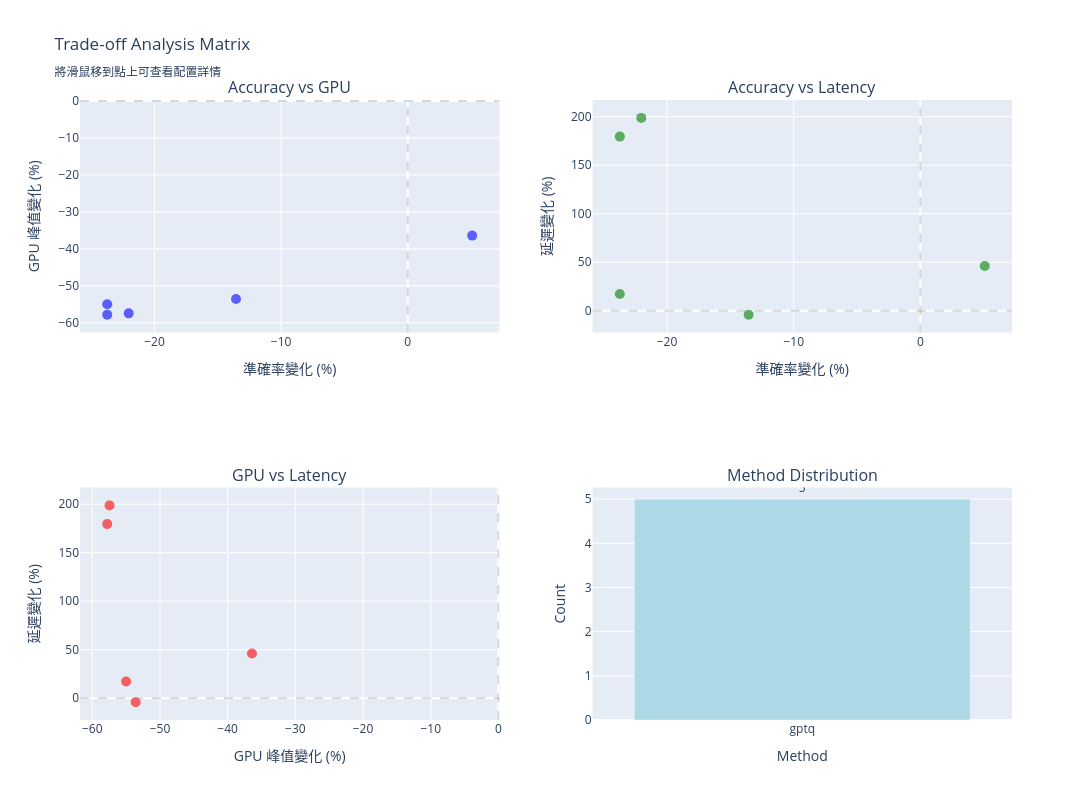

Write notebook code for a chart like this one.
### Markdown cell above
## 9. 視覺化 5：權衡散點圖矩陣 (Trade-off Matrix)

2x2 矩陣顯示三個目標之間的兩兩權衡關係

### Code cell
# 使用 'solutions' 而非 'pareto_solutions'
if 'solutions' in pareto and pareto['solutions']:
    pareto_trials = pareto['solutions']
    
    # 提取資料
    acc_changes = [t['objectives']['accuracy_change'] * 100 for t in pareto_trials]
    gpu_changes = [t['objectives']['gpu_peak_change'] * 100 for t in pareto_trials]
    latency_changes = [t['objectives']['latency_change'] * 100 for t in pareto_trials]
    methods = [t['config']['method'] for t in pareto_trials]
    
    # 格式化配置信息
    config_short = [format_config_short(t['config']) for t in pareto_trials]
    config_text = [format_config(t['config']) for t in pareto_trials]
    
    # 建立子圖（2x2 矩陣）
    fig = make_subplots(
        rows=2, cols=2,
        subplot_titles=('Accuracy vs GPU', 'Accuracy vs Latency',
                      'GPU vs Latency', 'Method Distribution')
    )
    
    # 1. Accuracy vs GPU
    fig.add_trace(
        go.Scatter(
            x=acc_changes, y=gpu_changes, mode='markers',
            marker=dict(size=10, color='blue', opacity=0.6),
            text=config_short,
            customdata=config_text,
            hovertemplate='<b>%{text}</b><br>' +
                         'Accuracy: %{x:+.2f}%<br>' +
                         'GPU: %{y:+.2f}%<br><br>' +
                         '<b>配置：</b><br>%{customdata}<extra></extra>',
            name='', showlegend=False
        ),
        row=1, col=1
    )
    fig.update_xaxes(title_text="準確率變化 (%)", row=1, col=1)
    fig.update_yaxes(title_text="GPU 峰值變化 (%)", row=1, col=1)
    fig.add_hline(y=0, line_dash="dash", line_color="gray", opacity=0.3, row=1, col=1)
    fig.add_vline(x=0, line_dash="dash", line_color="gray", opacity=0.3, row=1, col=1)
    
    # 2. Accuracy vs Latency
    fig.add_trace(
        go.Scatter(
            x=acc_changes, y=latency_changes, mode='markers',
            marker=dict(size=10, color='green', opacity=0.6),
            text=config_short,
            customdata=config_text,
            hovertemplate='<b>%{text}</b><br>' +
                         'Accuracy: %{x:+.2f}%<br>' +
                         'Latency: %{y:+.2f}%<br><br>' +
                         '<b>配置：</b><br>%{customdata}<extra></extra>',
            name='', showlegend=False
        ),
        row=1, col=2
    )
    fig.update_xaxes(title_text="準確率變化 (%)", row=1, col=2)
    fig.update_yaxes(title_text="延遲變化 (%)", row=1, col=2)
    fig.add_hline(y=0, line_dash="dash", line_color="gray", opacity=0.3, row=1, col=2)
    fig.add_vline(x=0, line_dash="dash", line_color="gray", opacity=0.3, row=1, col=2)
    
    # 3. GPU vs Latency
    fig.add_trace(
        go.Scatter(
            x=gpu_changes, y=latency_changes, mode='markers',
            marker=dict(size=10, color='red', opacity=0.6),
            text=config_short,
            customdata=config_text,
            hovertemplate='<b>%{text}</b><br>' +
                         'GPU: %{x:+.2f}%<br>' +
                         'Latency: %{y:+.2f}%<br><br>' +
                         '<b>配置：</b><br>%{customdata}<extra></extra>',
            name='', showlegend=False
        ),
        row=2, col=1
    )
    fig.update_xaxes(title_text="GPU 峰值變化 (%)", row=2, col=1)
    fig.update_yaxes(title_text="延遲變化 (%)", row=2, col=1)
    fig.add_hline(y=0, line_dash="dash", line_color="gray", opacity=0.3, row=2, col=1)
    fig.add_vline(x=0, line_dash="dash", line_color="gray", opacity=0.3, row=2, col=1)
    
    # 4. Method distribution
    from collections import Counter
    method_counts = Counter(methods)
    
    fig.add_trace(
        go.Bar(x=list(method_counts.keys()), y=list(method_counts.values()),
              marker_color='lightblue',
              text=list(method_counts.values()),
              textposition='outside',
              name='', showlegend=False),
        row=2, col=2
    )
    fig.update_xaxes(title_text="Method", row=2, col=2)
    fig.update_yaxes(title_text="Count", row=2, col=2)
    
    fig.update_layout(
        height=800, 
        width=1200, 
        title_text="Trade-off Analysis Matrix<br><sub>將滑鼠移到點上可查看配置詳情</sub>"
    )
    
    fig.show()
    
    print("\n提示：將滑鼠移到散點上可以查看詳細的量化配置參數")
else:
    print("未找到 Pareto 解資料")

### Figure 1 — Plotly figure (JSON) as saved in the notebook; plotly's stock layout.template omitted (floating-point values rounded to 4 significant figures)
{"data": [{"customdata": ["method: gptq<br>bits: 3<br>group_size: 128<br>calib_num: 256<br>desc_act: True<br>sym: True<br>damp_percent: 0.001<br>damp_auto_increment: 0.01<br>act_group_aware: False<br>static_groups: False<br>true_sequential: True<br>lm_head: False<br>mse: 0.0<br>rotation: None", "method: gptq<br>bits: 4<br>group_size: 64<br>calib_num: 256<br>desc_act: True<br>sym: True<br>damp_percent: 0.03<br>damp_auto_increment: 0.03<br>act_group_aware: False<br>static_groups: True<br>true_sequential: True<br>lm_head: False<br>mse: 0.2<br>rotation: None", "method: gptq<br>bits: 4<br>group_size: -1<br>calib_num: 256<br>desc_act: True<br>sym: True<br>damp_percent: 0.005<br>damp_auto_increment: 0.03<br>act_group_aware: False<br>static_groups: True<br>true_sequential: True<br>lm_head: False<br>mse: 0.2<br>rotation: None", "method: gptq<br>bits: 3<br>group_size: 128<br>calib_num: 256<br>desc_act: True<br>sym: True<br>damp_percent: 0.001<br>damp_auto_increment: 0.01<br>act_group_aware: False<br>static_groups: True<br>true_sequential: True<br>lm_head: False<br>mse: 0.0<br>rotation: None", "method: gptq<br>bits: 8<br>group_size: -1<br>calib_num: 256<br>desc_act: True<br>sym: True<br>damp_percent: 0.005<br>damp_auto_increment: 0.001<br>act_group_aware: False<br>static_groups: True<br>true_sequential: True<br>lm_head: False<br>mse: 0.2<br>rotation: None"], "hovertemplate": "<b>%{text}</b><br>Accuracy: %{x:+.2f}%<br>GPU: %{y:+.2f}%<br><br><b>配置：</b><br>%{customdata}<extra></extra>", "marker": {"color": "blue", "opacity": 0.6, "size": 10}, "mode": "markers", "name": "", "showlegend": false, "text": ["gptq (bits=3, gs=128)", "gptq (bits=4, gs=64)", "gptq (bits=4, gs=-1)", "gptq (bits=3, gs=128)", "gptq (bits=8, gs=-1)"], "type": "scatter", "x": [-23.73, -13.56, -23.73, -22.03, 5.085], "xaxis": "x", "y": [-57.8, -53.59, -55.01, -57.46, -36.41], "yaxis": "y"}, {"customdata": ["method: gptq<br>bits: 3<br>group_size: 128<br>calib_num: 256<br>desc_act: True<br>sym: True<br>damp_percent: 0.001<br>damp_auto_increment: 0.01<br>act_group_aware: False<br>static_groups: False<br>true_sequential: True<br>lm_head: False<br>mse: 0.0<br>rotation: None", "method: gptq<br>bits: 4<br>group_size: 64<br>calib_num: 256<br>desc_act: True<br>sym: True<br>damp_percent: 0.03<br>damp_auto_increment: 0.03<br>act_group_aware: False<br>static_groups: True<br>true_sequential: True<br>lm_head: False<br>mse: 0.2<br>rotation: None", "method: gptq<br>bits: 4<br>group_size: -1<br>calib_num: 256<br>desc_act: True<br>sym: True<br>damp_percent: 0.005<br>damp_auto_increment: 0.03<br>act_group_aware: False<br>static_groups: True<br>true_sequential: True<br>lm_head: False<br>mse: 0.2<br>rotation: None", "method: gptq<br>bits: 3<br>group_size: 128<br>calib_num: 256<br>desc_act: True<br>sym: True<br>damp_percent: 0.001<br>damp_auto_increment: 0.01<br>act_group_aware: False<br>static_groups: True<br>true_sequential: True<br>lm_head: False<br>mse: 0.0<br>rotation: None", "method: gptq<br>bits: 8<br>group_size: -1<br>calib_num: 256<br>desc_act: True<br>sym: True<br>damp_percent: 0.005<br>damp_auto_increment: 0.001<br>act_group_aware: False<br>static_groups: True<br>true_sequential: True<br>lm_head: False<br>mse: 0.2<br>rotation: None"], "hovertemplate": "<b>%{text}</b><br>Accuracy: %{x:+.2f}%<br>Latency: %{y:+.2f}%<br><br><b>配置：</b><br>%{customdata}<extra></extra>", "marker": {"color": "green", "opacity": 0.6, "size": 10}, "mode": "markers", "name": "", "showlegend": false, "text": ["gptq (bits=3, gs=128)", "gptq (bits=4, gs=64)", "gptq (bits=4, gs=-1)", "gptq (bits=3, gs=128)", "gptq (bits=8, gs=-1)"], "type": "scatter", "x": [-23.73, -13.56, -23.73, -22.03, 5.085], "xaxis": "x2", "y": [179.5, -4.049, 17.18, 198.8, 46.1], "yaxis": "y2"}, {"customdata": ["method: gptq<br>bits: 3<br>group_size: 128<br>calib_num: 256<br>desc_act: True<br>sym: True<br>damp_percent: 0.001<br>damp_auto_increment: 0.01<br>act_group_aware: False<br>static_groups: False<br>true_sequential: True<br>lm_head: False<br>mse: 0.0<br>rotation: None", "method: gptq<br>bits: 4<br>group_size: 64<br>calib_num: 256<br>desc_act: True<br>sym: True<br>damp_percent: 0.03<br>damp_auto_increment: 0.03<br>act_group_aware: False<br>static_groups: True<br>true_sequential: True<br>lm_head: False<br>mse: 0.2<br>rotation: None", "method: gptq<br>bits: 4<br>group_size: -1<br>calib_num: 256<br>desc_act: True<br>sym: True<br>damp_percent: 0.005<br>damp_auto_increment: 0.03<br>act_group_aware: False<br>static_groups: True<br>true_sequential: True<br>lm_head: False<br>mse: 0.2<br>rotation: None", "method: gptq<br>bits: 3<br>group_size: 128<br>calib_num: 256<br>desc_act: True<br>sym: True<br>damp_percent: 0.001<br>damp_auto_increment: 0.01<br>act_group_aware: False<br>static_groups: True<br>true_sequential: True<br>lm_head: False<br>mse: 0.0<br>rotation: None", "method: gptq<br>bits: 8<br>group_size: -1<br>calib_num: 256<br>desc_act: True<br>sym: True<br>damp_percent: 0.005<br>damp_auto_increment: 0.001<br>act_group_aware: False<br>static_groups: True<br>true_sequential: True<br>lm_head: False<br>mse: 0.2<br>rotation: None"], "hovertemplate": "<b>%{text}</b><br>GPU: %{x:+.2f}%<br>Latency: %{y:+.2f}%<br><br><b>配置：</b><br>%{customdata}<extra></extra>", "marker": {"color": "red", "opacity": 0.6, "size": 10}, "mode": "markers", "name": "", "showlegend": false, "text": ["gptq (bits=3, gs=128)", "gptq (bits=4, gs=64)", "gptq (bits=4, gs=-1)", "gptq (bits=3, gs=128)", "gptq (bits=8, gs=-1)"], "type": "scatter", "x": [-57.8, -53.59, -55.01, -57.46, -36.41], "xaxis": "x3", "y": [179.5, -4.049, 17.18, 198.8, 46.1], "yaxis": "y3"}, {"marker": {"color": "lightblue"}, "name": "", "showlegend": false, "text": ["5"], "textposition": "outside", "type": "bar", "x": ["gptq"], "xaxis": "x4", "y": [5], "yaxis": "y4"}], "layout": {"annotations": [{"font": {"size": 16}, "showarrow": false, "text": "Accuracy vs GPU", "x": 0.225, "xanchor": "center", "xref": "paper", "y": 1, "yanchor": "bottom", "yref": "paper"}, {"font": {"size": 16}, "showarrow": false, "text": "Accuracy vs Latency", "x": 0.775, "xanchor": "center", "xref": "paper", "y": 1, "yanchor": "bottom", "yref": "paper"}, {"font": {"size": 16}, "showarrow": false, "text": "GPU vs Latency", "x": 0.225, "xanchor": "center", "xref": "paper", "y": 0.375, "yanchor": "bottom", "yref": "paper"}, {"font": {"size": 16}, "showarrow": false, "text": "Method Distribution", "x": 0.775, "xanchor": "center", "xref": "paper", "y": 0.375, "yanchor": "bottom", "yref": "paper"}], "height": 800, "shapes": [{"line": {"color": "gray", "dash": "dash"}, "opacity": 0.3, "type": "line", "x0": 0, "x1": 1, "xref": "x domain", "y0": 0, "y1": 0, "yref": "y"}, {"line": {"color": "gray", "dash": "dash"}, "opacity": 0.3, "type": "line", "x0": 0, "x1": 0, "xref": "x", "y0": 0, "y1": 1, "yref": "y domain"}, {"line": {"color": "gray", "dash": "dash"}, "opacity": 0.3, "type": "line", "x0": 0, "x1": 1, "xref": "x2 domain", "y0": 0, "y1": 0, "yref": "y2"}, {"line": {"color": "gray", "dash": "dash"}, "opacity": 0.3, "type": "line", "x0": 0, "x1": 0, "xref": "x2", "y0": 0, "y1": 1, "yref": "y2 domain"}, {"line": {"color": "gray", "dash": "dash"}, "opacity": 0.3, "type": "line", "x0": 0, "x1": 1, "xref": "x3 domain", "y0": 0, "y1": 0, "yref": "y3"}, {"line": {"color": "gray", "dash": "dash"}, "opacity": 0.3, "type": "line", "x0": 0, "x1": 0, "xref": "x3", "y0": 0, "y1": 1, "yref": "y3 domain"}], "title": {"text": "Trade-off Analysis Matrix<br><sub>將滑鼠移到點上可查看配置詳情</sub>"}, "width": 1200, "xaxis": {"anchor": "y", "domain": [0, 0.45], "title": {"text": "準確率變化 (%)"}}, "xaxis2": {"anchor": "y2", "domain": [0.55, 1], "title": {"text": "準確率變化 (%)"}}, "xaxis3": {"anchor": "y3", "domain": [0, 0.45], "title": {"text": "GPU 峰值變化 (%)"}}, "xaxis4": {"anchor": "y4", "domain": [0.55, 1], "title": {"text": "Method"}}, "yaxis": {"anchor": "x", "domain": [0.625, 1], "title": {"text": "GPU 峰值變化 (%)"}}, "yaxis2": {"anchor": "x2", "domain": [0.625, 1], "title": {"text": "延遲變化 (%)"}}, "yaxis3": {"anchor": "x3", "domain": [0, 0.375], "title": {"text": "延遲變化 (%)"}}, "yaxis4": {"anchor": "x4", "domain": [0, 0.375], "title": {"text": "Count"}}}}
